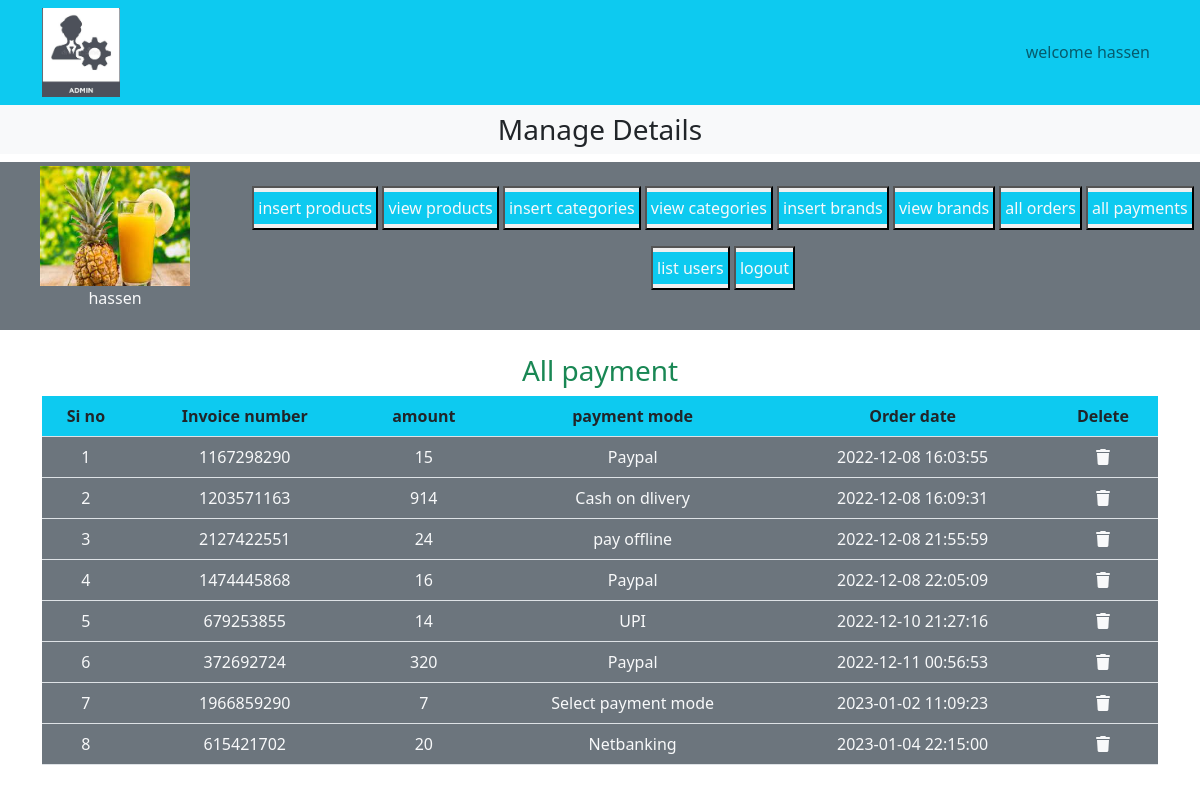
Screenshot of /admin_area/index.php?list_payment (signed in) with the database file from the repository.
### tables this page shows
CREATE TABLE `user_payments` (
  `payment_id` int(11) NOT NULL,
  `order_id` int(11) NOT NULL,
  `invoice_number` int(11) NOT NULL,
  `amount` int(11) NOT NULL,
  `payment_mode` varchar(255) NOT NULL,
  `date` timestamp NOT NULL DEFAULT current_timestamp() ON UPDATE current_timestamp()
);

### admin_area/list_payment.php (the view)
<h3 class="text-center text-success">All payment</h3>
<table class="table table-bordered-mt-5">
    <thead class="bg-info text-center">
        <tr>
            <th>Si no</th>
            <th>Invoice number</th>
            <th>amount</th>
            <th>payment mode</th>
            <th>Order date</th>
            <th>Delete</th>
        </tr>
    </thead>
    <tbody class="bg-secondary text-center text-light">
        <?php
$get_payment="SELECT * FROM `user_payments`";
$result=mysqli_query($con,$get_payment);
$row=mysqli_num_rows($result);
$num=0 ;
if($row=='0'){
    echo "<h2 class='text-danger text-center mt-5'>No payments yet</h2>";
}
else{
    while($rown=mysqli_fetch_assoc($result)){
        $num++;
$amount=$rown['amount'];
$invoice_number=$rown['invoice_number'];
$payment_mode=$rown['payment_mode'];
$date=$rown['date'];
$payment_id=$rown['payment_id'];
?>
        <tr>
            <td><?php echo $num ?></td>
            <td><?php echo $invoice_number ?></td>
            <td><?php echo $amount ?></td>
            <td><?php echo $payment_mode ?></td>
            <td><?php echo $date ?></td>
            <td><a href='index.php?delete_payment=<?php echo $payment_id ?>' class='text-light'><i
                        class='fa-solid fa-trash'></a></td>
        </tr>
        <?php
        }}
        ?>
    </tbody>
</table>

### admin_area/index.php (style rules this page uses)
* { margin: 0; padding: 0; box-sizing: border-box; }
body { overflow-x: hidden; }

### rows the page displays
user_payments: invoice_number "1167298290", amount "15", payment_mode "Paypal", date "2022-12-08 16:03:55"
user_payments: invoice_number "1203571163", amount "914", payment_mode "Cash on dlivery", date "2022-12-08 16:09:31"
user_payments: invoice_number "2127422551", amount "24", payment_mode "pay offline", date "2022-12-08 21:55:59"
user_payments: invoice_number "1474445868", amount "16", payment_mode "Paypal", date "2022-12-08 22:05:09"
user_payments: invoice_number "679253855", amount "14", payment_mode "UPI", date "2022-12-10 21:27:16"
user_payments: invoice_number "372692724", amount "320", payment_mode "Paypal", date "2022-12-11 00:56:53"
user_payments: invoice_number "1966859290", amount "7", payment_mode "Select payment mode", date "2023-01-02 11:09:23"
user_payments: invoice_number "615421702", amount "20", payment_mode "Netbanking", date "2023-01-04 22:15:00"

### other values shown
$_SESSION['user'] "hassen"
